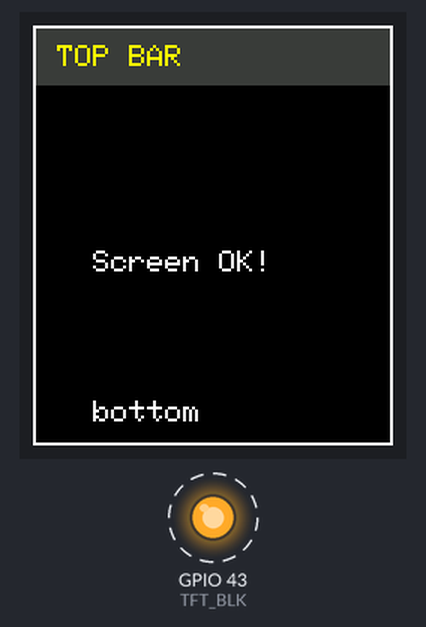
The sketch below on a simulated ESP32-S3. Shown: 240×280 colour display, output pins drawn as LEDs (lit = HIGH). Dashed ring = blinking. What the sketch prints to the serial monitor is not drawn.

Above: at 3.6 s.
Timing chart, 0 to 40.0 s (numbered marks = the images above):
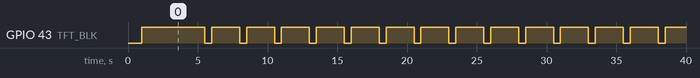

Measured:
- by itself, GPIO 43 (TFT_BLK): alternates HIGH for 2.0 s and LOW for 0.50 s

The sketch:

ScreenTest.ino
```cpp
/*
  ======================================================================
  SCREEN TEST
  ======================================================================
  Checks that the 1.69" 240 x 280 ST7789 display is wired correctly to the
  nulllab ESP32-S3 CAM, before running the full camera sketch.

  What you should see:
    1. The screen flashes red, then green, then blue.
    2. A white frame around all four edges, a grey bar with "TOP BAR",
       "Screen OK!" in the middle and "bottom" near the bottom.
    3. The backlight switches off for half a second every 2 seconds
       (this proves the BLK wire works).
  The Serial Monitor (115200 baud) should print "Display init OK".

  If something's wrong:
    - Completely dark, no light:      check BLK (GPIO 43), VCC and GND
    - Light but no picture:           check SCL, SDA, DC, CS, and RES (to RST or 3V3)
    - Colours inverted:               change "true /* IPS * /" below to false
    - Frame missing on one edge:      the offsets (0, 20) need adjusting
    - Noise or garbage:               lower the speed in gfx->begin(...)
  The corners of this screen are rounded, so the frame looks slightly cut
  off right at the corners; that's normal.

  Wiring
    GND -> GND        VCC -> 3V3
    SCL -> GPIO 14    SDA -> GPIO 1
    RES -> RST pin    DC  -> GPIO 41
    CS  -> GPIO 42    BLK -> GPIO 43

  Board settings: the same as PocketCamera (ESP32S3 Dev Module, OPI PSRAM,
  Flash Size 8MB, USB CDC On Boot Enabled).
  ======================================================================
*/

#include <Arduino_GFX_Library.h>  // the display library ("GFX Library for Arduino" by Moon On Our Nation)

// #define NAME value: before compiling, every NAME in the code is replaced by value.
#define TFT_SCK   14   // display SCL: the SPI clock line
#define TFT_MOSI   1   // display SDA: the SPI data line ("Master Out, Slave In")
#define TFT_DC    41   // Data/Command: LOW = next byte is a command, HIGH = pixel data
#define TFT_CS    42   // Chip Select: LOW = "display, listen to me"
#define TFT_BLK   43   // backlight: HIGH = on, LOW = off

// The bus says HOW to talk to the display: these pins, on the chip's HSPI unit.
// MISO (data back from the display) isn't used: GFX_NOT_DEFINED.
Arduino_DataBus *bus = new Arduino_ESP32SPI(
  TFT_DC, TFT_CS, TFT_SCK, TFT_MOSI, GFX_NOT_DEFINED, HSPI);  // DC, CS, clock, data, MISO, SPI unit

// The display object says WHAT the display is: an ST7789 controller.
Arduino_GFX *gfx = new Arduino_ST7789(
  bus, GFX_NOT_DEFINED, 0 /* rotation */, true /* IPS */,  // the bus, no reset pin, portrait rotation, IPS panel
  // Size, then offsets: the controller's memory is 240 x 320, the panel shows
  // 280 rows of it centred, so 20 rows at each end are unused.
  240, 280, 0, 20, 0, 20);                                 // width, height, offsets for rotations 0/1 and 2/3

void setup() {                                   // runs once at power-on
  Serial.begin(115200);                          // USB serial at 115200 baud
  delay(1000);                                   // a moment to open the Serial Monitor

  pinMode(TFT_BLK, OUTPUT);                      // the backlight pin is an output
  digitalWrite(TFT_BLK, HIGH);                   // backlight on

  // Start the display. Note: begin() can't detect wiring mistakes, because the
  // display never sends anything back; "OK" only means the ESP32 side started.
  if (!gfx->begin()) {                           // "!" = not: if it did NOT start...
    Serial.println("Display init FAILED: check wiring");  // ...say so...
    while (true) delay(1000);                    // ...and stop here forever
  }                                              // end of the check
  Serial.println("Display init OK");             // the ESP32 side started

  // 1. Colour test. Colours are RGB565 numbers: 5 bits red, 6 green, 5 blue.
  gfx->fillScreen(0xF800); delay(700);           // red (0xF800 = all red bits on), wait 0.7 s
  gfx->fillScreen(0x07E0); delay(700);           // green (0x07E0 = all green bits on)
  gfx->fillScreen(0x001F); delay(700);           // blue (0x001F = all blue bits on)

  // 2. Edge test: a 2-pixel white frame that should touch all four edges.
  gfx->fillScreen(0x0000);                       // black background
  gfx->drawRect(0, 0, 240, 280, 0xFFFF);         // outer rectangle: x, y, width, height, white
  gfx->drawRect(1, 1, 238, 278, 0xFFFF);         // a second one just inside, so the frame is 2 px thick

  // 3. A bar at the top (where the old status bar was) and some text.
  gfx->fillRect(2, 2, 236, 38, 0x39E7);          // grey bar: x, y, width, height, colour
  gfx->setTextSize(2);                           // built-in font at 2x size (12 x 16 px per character)
  gfx->setTextColor(0xFFE0);                     // yellow (red + green)
  gfx->setCursor(16, 13);                        // where the text starts: 16 px in, 13 px down
  gfx->print("TOP BAR");                         // write it

  gfx->setTextColor(0xFFFF);                     // white
  gfx->setCursor(40, 150);                       // roughly the middle
  gfx->print("Screen OK!");                      // write it
  gfx->setCursor(40, 250);                       // near the bottom
  gfx->print("bottom");                          // write it
}                                                // end of setup

void loop() {                                    // runs forever after setup()
  // Blink the backlight to test the BLK wire.
  delay(2000);                                   // wait 2 s
  digitalWrite(TFT_BLK, LOW);                    // backlight off
  delay(500);                                    // for 0.5 s
  digitalWrite(TFT_BLK, HIGH);                   // back on
}                                                // end of loop (then it starts again)
```
